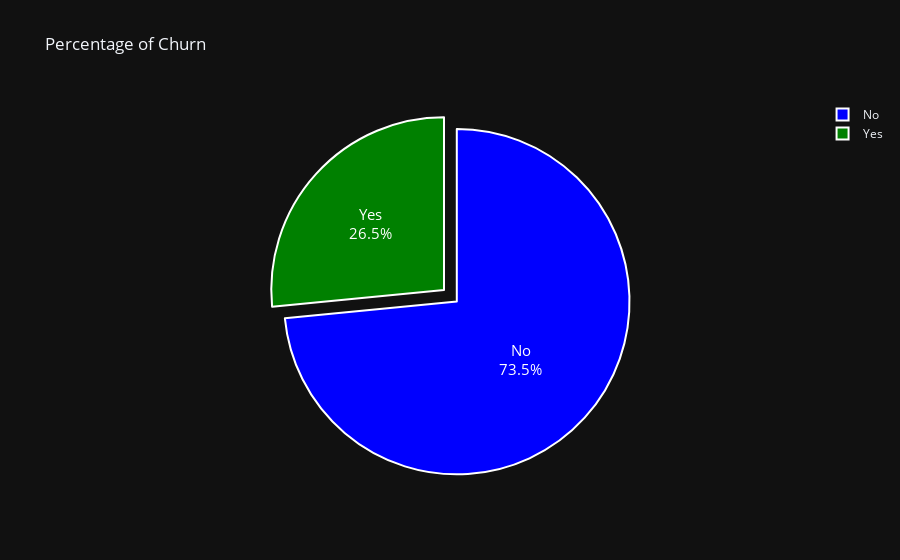

The code cell stored with this chart in its notebook:
### Code cell
colors = ['blue', 'green']
fig = px.pie(churn, values=round(churn.Churn.value_counts()*100 / len(churn),2),names=churn.Churn.unique(),
      title='Percentage of Churn')
fig.update_layout(template='plotly_dark')
fig.update_traces(hoverinfo='label+percent', textfont_size=15,
                  textinfo='label+percent', pull=[0.1, 0],
                  marker=dict(colors=colors, line=dict(color='#FFFFFF', width=2)))

### Figure 1 — Plotly figure (JSON) as saved in the notebook; plotly's stock layout.template omitted (floating-point values rounded to 4 significant figures)
{"data": [{"domain": {"x": [0, 1], "y": [0, 1]}, "hoverinfo": "label+percent", "hovertemplate": "label=%{label}<br>value=%{value}<extra></extra>", "labels": ["No", "Yes"], "legendgroup": "", "marker": {"colors": ["blue", "green"], "line": {"color": "#FFFFFF", "width": 2}}, "name": "", "pull": [0.1, 0], "showlegend": true, "textfont": {"size": 15}, "textinfo": "label+percent", "type": "pie", "values": [73.46, 26.54]}], "layout": {"legend": {"tracegroupgap": 0}, "title": {"text": "Percentage of Churn"}}}
